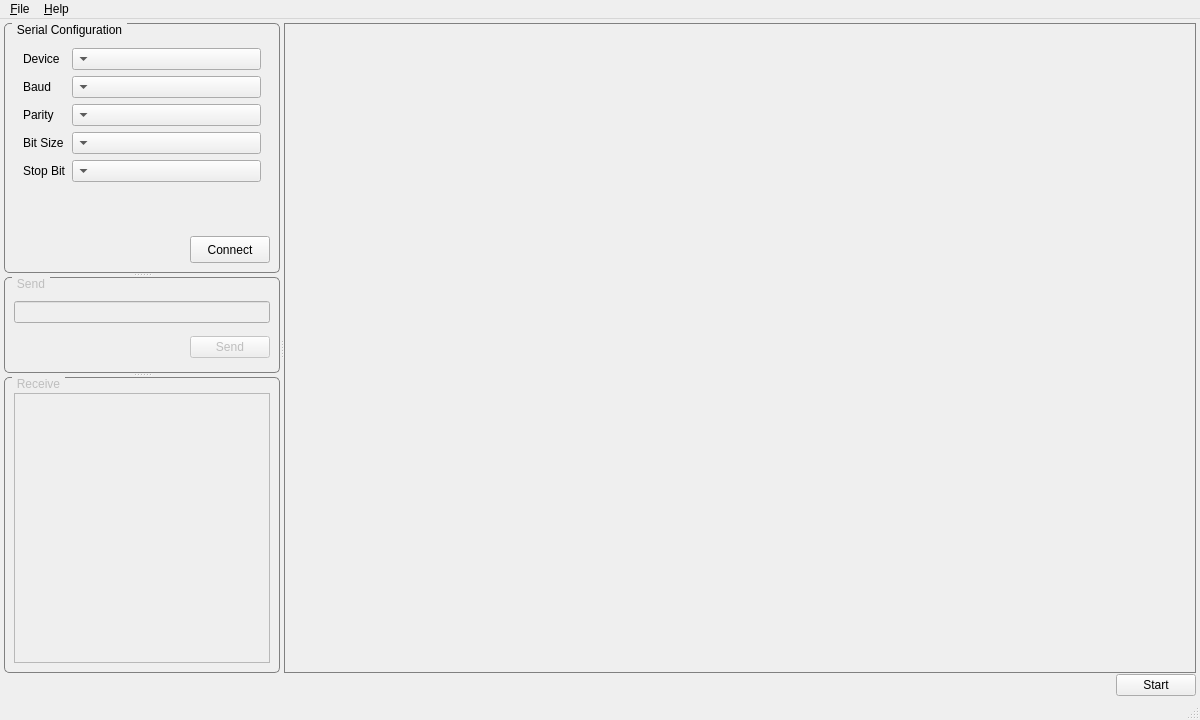
<?xml version="1.0" encoding="UTF-8"?>
<ui version="4.0">
 <class>MainWindow</class>
 <widget class="QMainWindow" name="MainWindow">
  <property name="geometry">
   <rect>
    <x>0</x>
    <y>0</y>
    <width>1200</width>
    <height>720</height>
   </rect>
  </property>
  <property name="windowTitle">
   <string>Data Logger</string>
  </property>
  <widget class="QWidget" name="centralwidget">
   <property name="layoutDirection">
    <enum>Qt::LeftToRight</enum>
   </property>
   <layout class="QGridLayout" name="gridLayout">
    <property name="leftMargin">
     <number>4</number>
    </property>
    <property name="topMargin">
     <number>4</number>
    </property>
    <property name="rightMargin">
     <number>4</number>
    </property>
    <property name="bottomMargin">
     <number>2</number>
    </property>
    <property name="horizontalSpacing">
     <number>2</number>
    </property>
    <property name="verticalSpacing">
     <number>1</number>
    </property>
    <item row="0" column="0">
     <widget class="QSplitter" name="hSplitter">
      <property name="maximumSize">
       <size>
        <width>16777215</width>
        <height>16777215</height>
       </size>
      </property>
      <property name="orientation">
       <enum>Qt::Horizontal</enum>
      </property>
      <widget class="QSplitter" name="vSplitter">
       <property name="sizePolicy">
        <sizepolicy hsizetype="Preferred" vsizetype="Preferred">
         <horstretch>0</horstretch>
         <verstretch>0</verstretch>
        </sizepolicy>
       </property>
       <property name="minimumSize">
        <size>
         <width>150</width>
         <height>0</height>
        </size>
       </property>
       <property name="maximumSize">
        <size>
         <width>340</width>
         <height>782</height>
        </size>
       </property>
       <property name="orientation">
        <enum>Qt::Vertical</enum>
       </property>
       <widget class="QGroupBox" name="configBox">
        <property name="sizePolicy">
         <sizepolicy hsizetype="Preferred" vsizetype="Preferred">
          <horstretch>0</horstretch>
          <verstretch>2</verstretch>
         </sizepolicy>
        </property>
        <property name="minimumSize">
         <size>
          <width>150</width>
          <height>220</height>
         </size>
        </property>
        <property name="maximumSize">
         <size>
          <width>340</width>
          <height>250</height>
         </size>
        </property>
        <property name="styleSheet">
         <string notr="true">QGroupBox {
    border: 1px solid gray;
    border-radius: 5px;
    margin-top: 1ex;
}

QGroupBox::title {
	subcontrol-origin: margin;
	subcontrol-position: top left;
	padding: 0 3px 0 3px;
	left: 8px;
}</string>
        </property>
        <property name="title">
         <string>Serial Configuration</string>
        </property>
        <property name="flat">
         <bool>false</bool>
        </property>
        <property name="checkable">
         <bool>false</bool>
        </property>
        <layout class="QGridLayout" name="gridLayout_2">
         <property name="topMargin">
          <number>15</number>
         </property>
         <item row="0" column="0" rowspan="2" colspan="2">
          <widget class="QFrame" name="configForm">
           <layout class="QFormLayout" name="configForm1">
            <property name="fieldGrowthPolicy">
             <enum>QFormLayout::AllNonFixedFieldsGrow</enum>
            </property>
            <item row="0" column="1">
             <widget class="QComboBox" name="deviceCombo">
              <property name="sizePolicy">
               <sizepolicy hsizetype="Expanding" vsizetype="Fixed">
                <horstretch>0</horstretch>
                <verstretch>0</verstretch>
               </sizepolicy>
              </property>
              <property name="layoutDirection">
               <enum>Qt::RightToLeft</enum>
              </property>
              <property name="currentIndex">
               <number>-1</number>
              </property>
             </widget>
            </item>
            <item row="1" column="0">
             <widget class="QLabel" name="baudLabel">
              <property name="sizePolicy">
               <sizepolicy hsizetype="Fixed" vsizetype="Preferred">
                <horstretch>0</horstretch>
                <verstretch>0</verstretch>
               </sizepolicy>
              </property>
              <property name="text">
               <string>Baud</string>
              </property>
             </widget>
            </item>
            <item row="1" column="1">
             <widget class="QComboBox" name="baudComboBox">
              <property name="sizePolicy">
               <sizepolicy hsizetype="Expanding" vsizetype="Fixed">
                <horstretch>0</horstretch>
                <verstretch>0</verstretch>
               </sizepolicy>
              </property>
              <property name="layoutDirection">
               <enum>Qt::RightToLeft</enum>
              </property>
              <property name="currentIndex">
               <number>-1</number>
              </property>
             </widget>
            </item>
            <item row="2" column="0">
             <widget class="QLabel" name="parityLabel">
              <property name="sizePolicy">
               <sizepolicy hsizetype="Fixed" vsizetype="Preferred">
                <horstretch>0</horstretch>
                <verstretch>0</verstretch>
               </sizepolicy>
              </property>
              <property name="text">
               <string>Parity</string>
              </property>
             </widget>
            </item>
            <item row="2" column="1">
             <widget class="QComboBox" name="parityComboBox">
              <property name="sizePolicy">
               <sizepolicy hsizetype="Expanding" vsizetype="Fixed">
                <horstretch>0</horstretch>
                <verstretch>0</verstretch>
               </sizepolicy>
              </property>
              <property name="layoutDirection">
               <enum>Qt::RightToLeft</enum>
              </property>
             </widget>
            </item>
            <item row="3" column="0">
             <widget class="QLabel" name="bitLabel">
              <property name="sizePolicy">
               <sizepolicy hsizetype="Fixed" vsizetype="Preferred">
                <horstretch>0</horstretch>
                <verstretch>0</verstretch>
               </sizepolicy>
              </property>
              <property name="text">
               <string>Bit Size</string>
              </property>
             </widget>
            </item>
            <item row="3" column="1">
             <widget class="QComboBox" name="bitComboBox">
              <property name="sizePolicy">
               <sizepolicy hsizetype="Expanding" vsizetype="Fixed">
                <horstretch>0</horstretch>
                <verstretch>0</verstretch>
               </sizepolicy>
              </property>
              <property name="layoutDirection">
               <enum>Qt::RightToLeft</enum>
              </property>
              <property name="currentIndex">
               <number>-1</number>
              </property>
             </widget>
            </item>
            <item row="4" column="0">
             <widget class="QLabel" name="stopLabel">
              <property name="sizePolicy">
               <sizepolicy hsizetype="Fixed" vsizetype="Preferred">
                <horstretch>0</horstretch>
                <verstretch>0</verstretch>
               </sizepolicy>
              </property>
              <property name="text">
               <string>Stop Bit</string>
              </property>
             </widget>
            </item>
            <item row="4" column="1">
             <widget class="QComboBox" name="stopComboBox">
              <property name="sizePolicy">
               <sizepolicy hsizetype="Expanding" vsizetype="Fixed">
                <horstretch>0</horstretch>
                <verstretch>0</verstretch>
               </sizepolicy>
              </property>
              <property name="layoutDirection">
               <enum>Qt::RightToLeft</enum>
              </property>
              <property name="currentIndex">
               <number>-1</number>
              </property>
             </widget>
            </item>
            <item row="0" column="0">
             <widget class="QLabel" name="deviceLabel">
              <property name="text">
               <string>Device</string>
              </property>
             </widget>
            </item>
           </layout>
          </widget>
         </item>
         <item row="2" column="1">
          <widget class="QPushButton" name="connectBtn">
           <property name="sizePolicy">
            <sizepolicy hsizetype="Fixed" vsizetype="Fixed">
             <horstretch>0</horstretch>
             <verstretch>0</verstretch>
            </sizepolicy>
           </property>
           <property name="minimumSize">
            <size>
             <width>47</width>
             <height>27</height>
            </size>
           </property>
           <property name="layoutDirection">
            <enum>Qt::LeftToRight</enum>
           </property>
           <property name="text">
            <string>Connect</string>
           </property>
           <property name="flat">
            <bool>false</bool>
           </property>
          </widget>
         </item>
        </layout>
       </widget>
       <widget class="QGroupBox" name="sendBox">
        <property name="enabled">
         <bool>false</bool>
        </property>
        <property name="sizePolicy">
         <sizepolicy hsizetype="Preferred" vsizetype="Preferred">
          <horstretch>0</horstretch>
          <verstretch>2</verstretch>
         </sizepolicy>
        </property>
        <property name="minimumSize">
         <size>
          <width>150</width>
          <height>90</height>
         </size>
        </property>
        <property name="maximumSize">
         <size>
          <width>400</width>
          <height>150</height>
         </size>
        </property>
        <property name="baseSize">
         <size>
          <width>210</width>
          <height>100</height>
         </size>
        </property>
        <property name="styleSheet">
         <string notr="true">QGroupBox {
    border: 1px solid gray;
    border-radius: 5px;
    margin-top: 1ex;
}

QGroupBox::title {
	subcontrol-origin: margin;
	subcontrol-position: top left;
	padding: 0 3px 0 3px;
	left: 8px;
}</string>
        </property>
        <property name="title">
         <string>Send</string>
        </property>
        <layout class="QVBoxLayout" name="sendLayout">
         <property name="spacing">
          <number>5</number>
         </property>
         <property name="topMargin">
          <number>15</number>
         </property>
         <property name="bottomMargin">
          <number>5</number>
         </property>
         <item>
          <widget class="QLineEdit" name="sendText"/>
         </item>
         <item alignment="Qt::AlignRight">
          <widget class="QPushButton" name="sendBtn">
           <property name="sizePolicy">
            <sizepolicy hsizetype="Fixed" vsizetype="Fixed">
             <horstretch>0</horstretch>
             <verstretch>0</verstretch>
            </sizepolicy>
           </property>
           <property name="text">
            <string>Send</string>
           </property>
          </widget>
         </item>
        </layout>
       </widget>
       <widget class="QGroupBox" name="receiveBox">
        <property name="enabled">
         <bool>false</bool>
        </property>
        <property name="sizePolicy">
         <sizepolicy hsizetype="Preferred" vsizetype="Preferred">
          <horstretch>0</horstretch>
          <verstretch>2</verstretch>
         </sizepolicy>
        </property>
        <property name="minimumSize">
         <size>
          <width>150</width>
          <height>0</height>
         </size>
        </property>
        <property name="maximumSize">
         <size>
          <width>340</width>
          <height>370</height>
         </size>
        </property>
        <property name="baseSize">
         <size>
          <width>210</width>
          <height>270</height>
         </size>
        </property>
        <property name="styleSheet">
         <string notr="true">QGroupBox {
    border: 1px solid gray;
    border-radius: 5px;
    margin-top: 1ex;
}

QGroupBox::title {
	subcontrol-origin: margin;
	subcontrol-position: top left;
	padding: 0 3px 0 3px;
	left: 8px;
}</string>
        </property>
        <property name="title">
         <string>Receive</string>
        </property>
        <layout class="QGridLayout" name="receiveLayout">
         <property name="topMargin">
          <number>15</number>
         </property>
         <item row="0" column="0">
          <widget class="QPlainTextEdit" name="receiveText">
           <property name="sizePolicy">
            <sizepolicy hsizetype="Expanding" vsizetype="Expanding">
             <horstretch>0</horstretch>
             <verstretch>0</verstretch>
            </sizepolicy>
           </property>
           <property name="acceptDrops">
            <bool>false</bool>
           </property>
           <property name="styleSheet">
            <string notr="true"/>
           </property>
          </widget>
         </item>
        </layout>
       </widget>
      </widget>
      <widget class="QWidget" name="plotWidget" native="true">
       <property name="sizePolicy">
        <sizepolicy hsizetype="Expanding" vsizetype="Expanding">
         <horstretch>1</horstretch>
         <verstretch>0</verstretch>
        </sizepolicy>
       </property>
       <property name="acceptDrops">
        <bool>true</bool>
       </property>
       <property name="styleSheet">
        <string notr="true">QWidget{
	border: 1px solid gray;
}</string>
       </property>
      </widget>
     </widget>
    </item>
    <item row="1" column="0" alignment="Qt::AlignRight">
     <widget class="QPushButton" name="actionBtn">
      <property name="sizePolicy">
       <sizepolicy hsizetype="Fixed" vsizetype="Fixed">
        <horstretch>0</horstretch>
        <verstretch>0</verstretch>
       </sizepolicy>
      </property>
      <property name="text">
       <string>Start</string>
      </property>
     </widget>
    </item>
   </layout>
  </widget>
  <widget class="QMenuBar" name="menubar">
   <property name="geometry">
    <rect>
     <x>0</x>
     <y>0</y>
     <width>1200</width>
     <height>25</height>
    </rect>
   </property>
   <widget class="QMenu" name="menuFile">
    <property name="title">
     <string>&amp;File</string>
    </property>
    <addaction name="action_Save_Config"/>
   </widget>
   <widget class="QMenu" name="menuHelp">
    <property name="title">
     <string>&amp;Help</string>
    </property>
    <addaction name="action_About"/>
    <addaction name="separator"/>
    <addaction name="actionE_xit"/>
   </widget>
   <addaction name="menuFile"/>
   <addaction name="menuHelp"/>
  </widget>
  <widget class="QStatusBar" name="statusbar"/>
  <action name="action_Save_Config">
   <property name="text">
    <string>&amp;Save Config</string>
   </property>
  </action>
  <action name="action_About">
   <property name="text">
    <string>&amp;About</string>
   </property>
  </action>
  <action name="actionE_xit">
   <property name="text">
    <string>E&amp;xit</string>
   </property>
  </action>
 </widget>
 <tabstops>
  <tabstop>deviceCombo</tabstop>
  <tabstop>baudComboBox</tabstop>
  <tabstop>parityComboBox</tabstop>
  <tabstop>bitComboBox</tabstop>
  <tabstop>connectBtn</tabstop>
  <tabstop>sendBtn</tabstop>
  <tabstop>receiveText</tabstop>
 </tabstops>
 <resources/>
 <connections/>
</ui>
